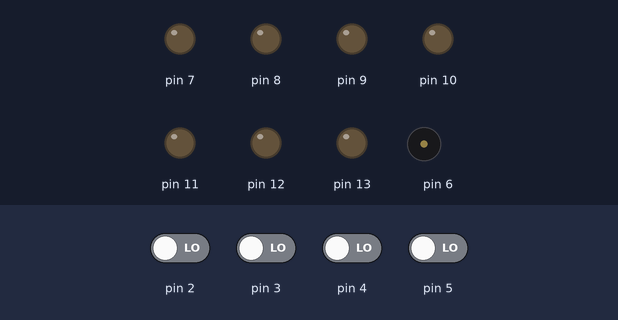
The sketch below on a simulated Arduino Uno, built with avr-gcc and run on an emulated ATmega328P. Shown: output pins drawn as LEDs (lit = HIGH), buzzer (waves = sounding). Dashed ring = blinking. The test bench sets the inputs (shaded band); at power-on: pin 2–5 LOW.

Above: at 1.2 s.
1.3 s: pin 2 driven HIGH
At 1.61 s:
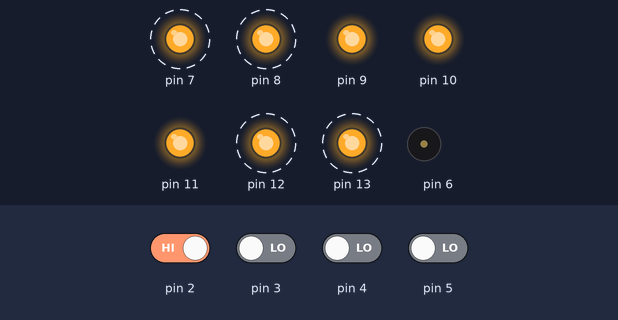
4.3 s: pin 2 driven LOW
At 5.1 s:
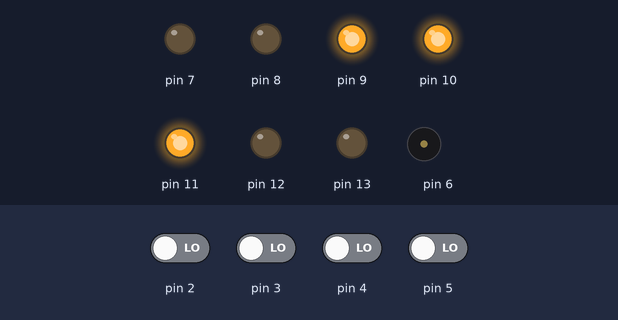
5.8 s: pin 3 driven HIGH
At 6.11 s:
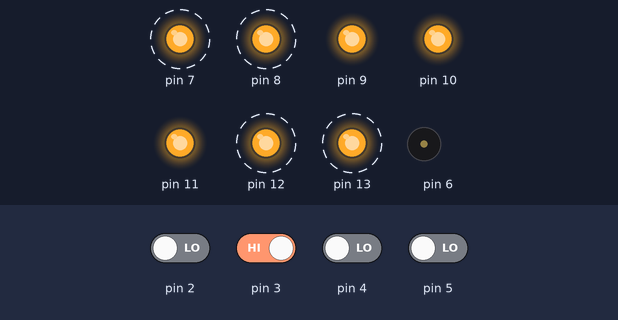
8.8 s: pin 3 driven LOW and pin 4 driven HIGH
11.8 s: pin 3 driven HIGH
14.8 s: pin 2 driven HIGH and pin 5 driven HIGH
At 15.7 s:
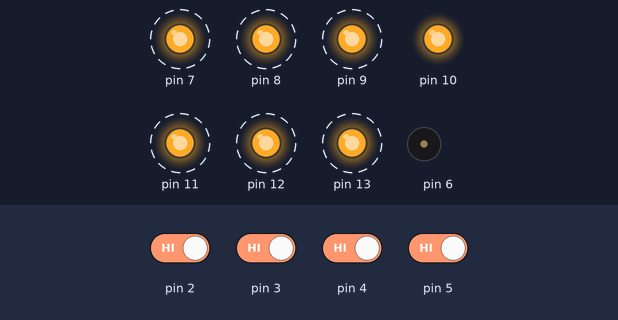
Timing chart, 0 to 18.8 s (numbered marks = the images above; inputs shaded):
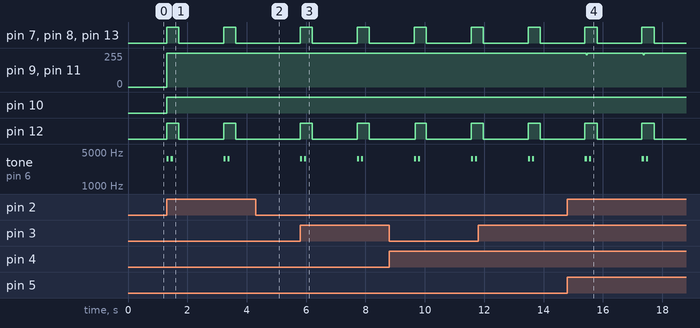

Measured:
- after the input at 1.3 s, pin 7, pin 8, pin 12, pin 13: alternates HIGH for 0.41 s and LOW for 1.5 s, starting at once; pin 9, pin 11: 0/255 → 255/255 at once; pin 10: LOW → HIGH at once; tone on pin 6: plays 3600 Hz for 0.07 s, 3600 Hz for 0.07 s, 3600 Hz for 0.07 s, 3600 Hz for 0.07 s, starting at once
- after the input at 4.3 s, pin 7, pin 8, pin 12, pin 13: stays LOW (without the input it goes to HIGH after 0.84 s); tone on pin 6: stops changing and stays silent
- after the input at 5.8 s, pin 7, pin 8, pin 12, pin 13: alternates HIGH for 0.41 s and LOW for 1.5 s, starting at once; tone on pin 6: plays 3600 Hz for 0.07 s, 3600 Hz for 0.07 s, 3600 Hz for 0.07 s, 3600 Hz for 0.07 s, starting at once
- after the input at 14.8 s, pin 9, pin 11: alternates 255/255 for 1.9 s and 242/255 for 0.04 s, starting after 0.63 s

The sketch:

Timerduino.ino
```cpp
#include <SimpleTimer.h>

// There must be one global SimpleTimer object.
// More SimpleTimer objects can be created and run,
// although there is little point in doing so.
SimpleTimer timer;

int oneMin = LOW;
int twoMin = LOW;
int fourMin = LOW;
int eightMin = LOW;

boolean oneMinActivated = false;
boolean twoMinActivated = false;
boolean fourMinActivated = false;
boolean eightMinActivated = false;

int timerId = 0;

void setup() {
  // put your setup code here, to run once:

  pinMode(2, INPUT);
  pinMode(3, INPUT);
  pinMode(4, INPUT);
  pinMode(5, INPUT);

  pinMode(7, OUTPUT);
  pinMode(8, OUTPUT);
  pinMode(12, OUTPUT);
  pinMode(13, OUTPUT);


  pinMode(9, OUTPUT);
  pinMode(10, OUTPUT);
  pinMode(11, OUTPUT);
}

void loop() {
  readInputs();
  detectButtonPress();
  setLedForStatus();

  timer.run();
}

void detectButtonPress() {
  if (oneMin == HIGH) {
    oneMinActivated = true;
  }

  if (twoMin == HIGH) {
    twoMinActivated = true;
  }

  if (fourMin == HIGH) {
    fourMinActivated = true;
  }

  if (eightMin == HIGH) {
    eightMinActivated = true;
  }

  if (oneMin == HIGH | twoMin == HIGH | fourMin == HIGH | eightMin == HIGH) {
    timer.deleteTimer(timerId);
    timerId = timer.setTimeout(calculateTime(), alarm);
  }

  timer.run();
}

double calculateTime() {
  double time = 0.0;

  if (oneMinActivated) {
    time = time + 60000.0;
  }

  if (twoMinActivated) {
    time = time + 120000.0;
  }

  if (fourMinActivated) {
    time = time + 240000.0;
  }

  if (eightMinActivated) {
    time = time + 480000.0;
  }

  return time;
}

void enableAllLeds() {
  digitalWrite(7, HIGH);
  digitalWrite(8, HIGH);
  digitalWrite(12, HIGH);
  digitalWrite(13, HIGH);
}

void disableAllLeds() {
  digitalWrite(7, LOW);
  digitalWrite(8, LOW);
  digitalWrite(12, LOW);
  digitalWrite(13, LOW);
}

void setLedForStatus() {
  if (oneMinActivated) {
    analogWrite(9, 0); // RED
    analogWrite(10, 255); // GREEN
    analogWrite(11, 0); // BLUE
    digitalWrite(7, HIGH);
    delay(1);
    digitalWrite(7, LOW);
    analogWrite(9, 255); // RED
    analogWrite(10, 255); // GREEN
    analogWrite(11, 255); // BLUE
  } else {
    delay(1);
  }

  if (twoMinActivated) {
    analogWrite(9, 0); // RED
    analogWrite(10, 255); // GREEN
    analogWrite(11, 0); // BLUE
    digitalWrite(8, HIGH);
    delay(1);
    digitalWrite(8, LOW);
    analogWrite(9, 255); // RED
    analogWrite(10, 255); // GREEN
    analogWrite(11, 255); // BLUE
  } else {
    delay(1);
  }

  if (fourMinActivated) {
    analogWrite(9, 0); // RED
    analogWrite(10, 255); // GREEN
    analogWrite(11, 0); // BLUE
    digitalWrite(12, HIGH);
    delay(1);
    digitalWrite(12, LOW);
    analogWrite(9, 255); // RED
    analogWrite(10, 255); // GREEN
    analogWrite(11, 255); // BLUE
  } else {
    delay(1);
  }

  if (eightMinActivated) {
    analogWrite(9, 0); // RED
    analogWrite(10, 255); // GREEN
    analogWrite(11, 0); // BLUE
    digitalWrite(13, HIGH);
    delay(1);
    digitalWrite(13, LOW);
    analogWrite(9, 255); // RED
    analogWrite(10, 255); // GREEN
    analogWrite(11, 255); // BLUE
  } else {
    delay(1);
  }
}

void readInputs() {
  oneMin = digitalRead(2);
  twoMin = digitalRead(3);
  fourMin = digitalRead(4);
  eightMin = digitalRead(5);
}

void alarm() {
  oneMinActivated = false;
  twoMinActivated = false;
  fourMinActivated = false;
  eightMinActivated = false;

  readInputs();
  enableAllLeds();

  tone(6, 3600);
  delay(70);

  noTone(6);
  delay(70);

  tone(6, 3600);
  delay(70);

  noTone(6);
  delay(200);

  disableAllLeds();
  delay(500);

  if (oneMin == HIGH || twoMin == HIGH || fourMin == HIGH || eightMin == HIGH) {
    delay(1000);
  }
  else {
    alarm();
  }
}
```
